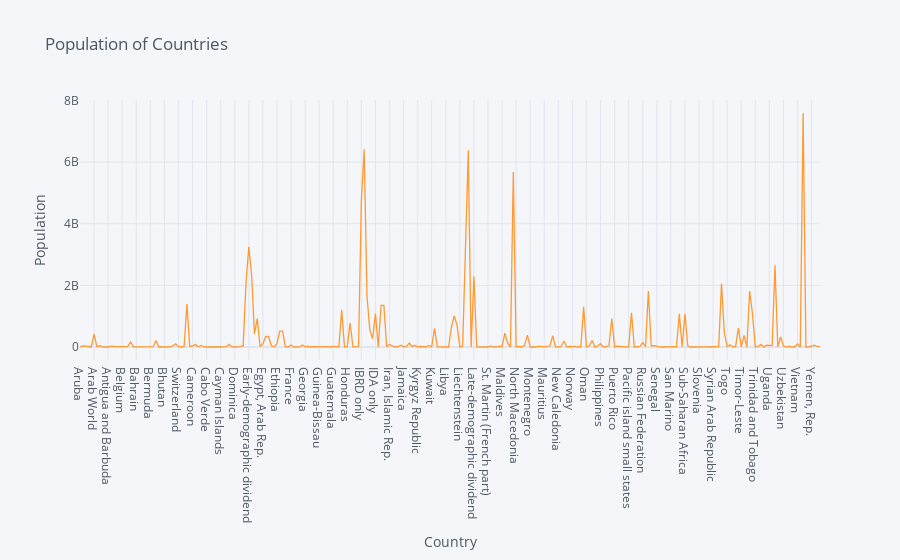

Notebook code cell kept with this figure:
### Code cell
df.T.loc['2018'].iplot(
                    xTitle='Country', 
                    yTitle='Population',
                    title='Population of Countries'
                     )

### Figure 1 — Plotly figure (JSON) as saved in the notebook; plotly's stock layout.template omitted (floating-point values rounded to 4 significant figures; data arrays with more than 128 entries replaced by an {"elided": "..."} marker saying what was removed)
{"data": [{"line": {"color": "rgba(255, 153, 51, 1.0)", "dash": "solid", "shape": "linear", "width": 1.3}, "mode": "lines", "name": "2018", "text": "", "type": "scatter", "x": {"elided": "264 str values"}, "y": {"elided": "264 int values"}}], "layout": {"legend": {"bgcolor": "#F5F6F9", "font": {"color": "#4D5663"}}, "paper_bgcolor": "#F5F6F9", "plot_bgcolor": "#F5F6F9", "title": {"font": {"color": "#4D5663"}, "text": "Population of Countries"}, "xaxis": {"gridcolor": "#E1E5ED", "showgrid": true, "tickfont": {"color": "#4D5663"}, "title": {"font": {"color": "#4D5663"}, "text": "Country"}, "zerolinecolor": "#E1E5ED"}, "yaxis": {"gridcolor": "#E1E5ED", "showgrid": true, "tickfont": {"color": "#4D5663"}, "title": {"font": {"color": "#4D5663"}, "text": "Population"}, "zerolinecolor": "#E1E5ED"}}}
